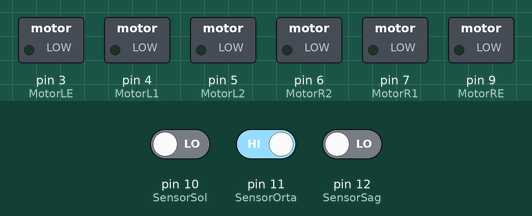
The sketch below on a simulated Arduino Uno, built with avr-gcc and run on an emulated ATmega328P. On the bench: switched loads named in the sketch (green lamp = pin HIGH). The inputs (shaded band) are chosen by the test bench; at power-on: pin 10 (SensorSol) LOW, pin 11 (SensorOrta) HIGH, pin 12 (SensorSag) LOW.

Above: at 1.2 s.
1.3 s: pin 10 (SensorSol) driven HIGH and pin 11 (SensorOrta) driven LOW
At 2.5 s:
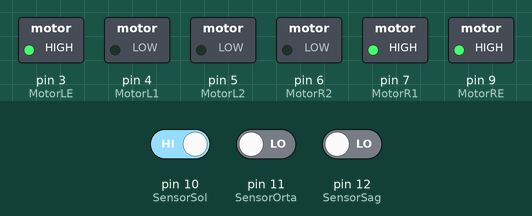
2.8 s: pin 12 (SensorSag) driven HIGH
At 3.6 s:
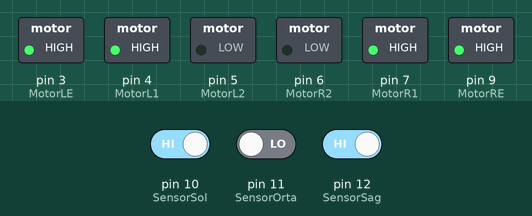
4.3 s: pin 10 (SensorSol) driven LOW
At 4.7 s:
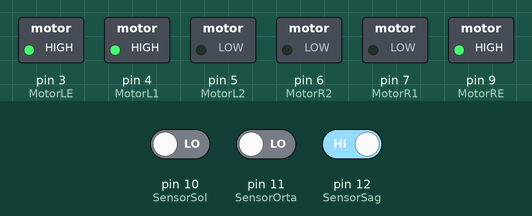
5.8 s: pin 10 (SensorSol) driven HIGH
At 7.0 s:
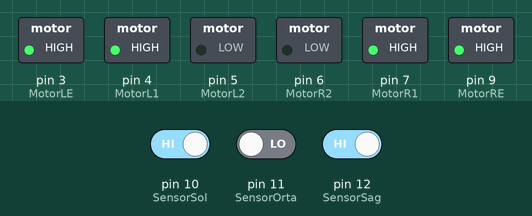
7.3 s: pin 11 (SensorOrta) driven HIGH
At 8.2 s:
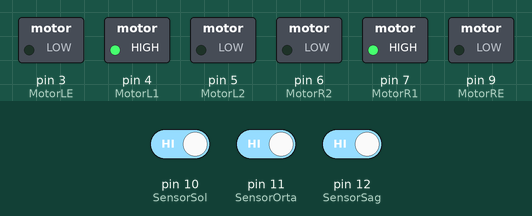
8.8 s: pin 11 (SensorOrta) driven LOW
At 9.4 s:
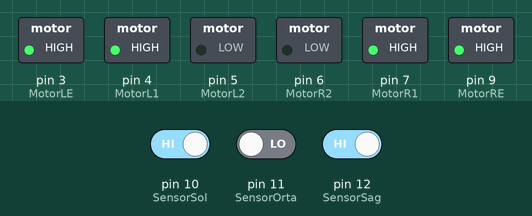
Timing chart, 0 to 11.3 s (numbered marks = the images above; inputs shaded):
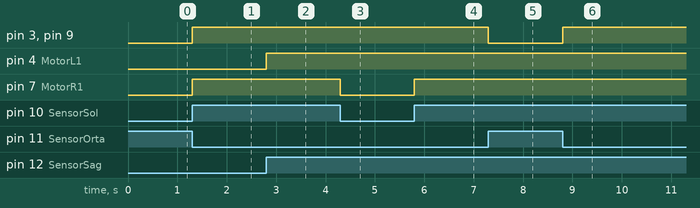

The sketch:

cizgi_izleyen.ino
```cpp
#define SensorSol 10
#define SensorOrta 11
#define SensorSag 12

#define MotorR1 7
#define MotorR2 6
#define MotorRE 9

#define MotorL1 4
#define MotorL2 5
#define MotorLE 3

void setup() {
  pinMode(SensorSol, INPUT);
  pinMode(SensorOrta, INPUT);
  pinMode(SensorSag, INPUT);

  pinMode(MotorR1, OUTPUT);
  pinMode(MotorR2, OUTPUT);
  pinMode(MotorRE, OUTPUT);
  pinMode(MotorL1, OUTPUT);
  pinMode(MotorL2, OUTPUT);
  pinMode(MotorLE, OUTPUT);


}

void loop() {
  if(digitalRead(SensorSol) == 1 && digitalRead(SensorOrta) == 0 && digitalRead(SensorSag) == 1){
    ileri();
  }
   if(digitalRead(SensorSol) == 0 && digitalRead(SensorOrta) == 0 && digitalRead(SensorSag) == 1){
    sag();
  }
   if(digitalRead(SensorSol) == 1 && digitalRead(SensorOrta) == 0 && digitalRead(SensorSag) == 0 ){
    sol();
  }
   if(digitalRead(SensorSol) == 1 && digitalRead(SensorOrta) == 1 && digitalRead(SensorSag) == 1){
    dur();
   }
}
void ileri(){
  digitalWrite(MotorR1, HIGH);
  digitalWrite(MotorR2, LOW);
  digitalWrite(MotorRE, HIGH);

  digitalWrite(MotorL1, HIGH);
  digitalWrite(MotorL2, LOW);
  digitalWrite(MotorLE, HIGH);
}
void sag(){
  digitalWrite(MotorR1, LOW);
  digitalWrite(MotorR2, LOW);
  digitalWrite(MotorRE, HIGH);

  digitalWrite(MotorL1, HIGH);
  digitalWrite(MotorL2, LOW);
  digitalWrite(MotorLE, HIGH);
}
void sol(){
  digitalWrite(MotorR1, HIGH);
  digitalWrite(MotorR2, LOW);
  digitalWrite(MotorRE, HIGH);

  digitalWrite(MotorL1, LOW);
  digitalWrite(MotorL2, LOW);
  digitalWrite(MotorLE, HIGH);
}
void dur(){
  digitalWrite(MotorR1, HIGH);
  digitalWrite(MotorR2, LOW);
  digitalWrite(MotorRE, LOW);

  digitalWrite(MotorL1, HIGH);
  digitalWrite(MotorL2, LOW);
  digitalWrite(MotorLE, LOW);
}
```

Measured:
- after the input at 1.3 s, pin 3 (MotorLE), pin 7 (MotorR1), pin 9 (MotorRE): LOW → HIGH at once
- after the input at 2.8 s, pin 4 (MotorL1): LOW → HIGH at once
- after the input at 4.3 s, pin 7 (MotorR1): HIGH → LOW at once
- after the input at 5.8 s, pin 7 (MotorR1): LOW → HIGH at once
- after the input at 7.3 s, pin 3 (MotorLE), pin 9 (MotorRE): HIGH → LOW at once
- after the input at 8.8 s, pin 3 (MotorLE), pin 9 (MotorRE): LOW → HIGH at once
